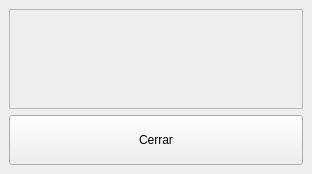
<?xml version="1.0" encoding="UTF-8"?>
<ui version="4.0">
 <class>ModificadoresBase</class>
 <widget class="QWidget" name="ModificadoresBase">
  <property name="geometry">
   <rect>
    <x>0</x>
    <y>0</y>
    <width>312</width>
    <height>174</height>
   </rect>
  </property>
  <property name="windowTitle">
   <string>Form</string>
  </property>
  <layout class="QVBoxLayout">
   <property name="spacing">
    <number>6</number>
   </property>
   <property name="margin">
    <number>9</number>
   </property>
   <item>
    <widget class="QFrame" name="mui_frame">
     <property name="frameShape">
      <enum>QFrame::StyledPanel</enum>
     </property>
     <property name="frameShadow">
      <enum>QFrame::Raised</enum>
     </property>
    </widget>
   </item>
   <item>
    <widget class="QPushButton" name="mui_cerrar">
     <property name="minimumSize">
      <size>
       <width>0</width>
       <height>50</height>
      </size>
     </property>
     <property name="text">
      <string>Cerrar</string>
     </property>
     <property name="icon">
      <iconset resource="../../../bulmages.qrc">
       <normaloff>:/Images/edit-delete.png</normaloff>:/Images/edit-delete.png</iconset>
     </property>
    </widget>
   </item>
  </layout>
 </widget>
 <resources>
  <include location="../../../bulmages.qrc"/>
 </resources>
 <connections>
  <connection>
   <sender>mui_cerrar</sender>
   <signal>released()</signal>
   <receiver>ModificadoresBase</receiver>
   <slot>close()</slot>
   <hints>
    <hint type="sourcelabel">
     <x>155</x>
     <y>139</y>
    </hint>
    <hint type="destinationlabel">
     <x>57</x>
     <y>173</y>
    </hint>
   </hints>
  </connection>
 </connections>
</ui>
